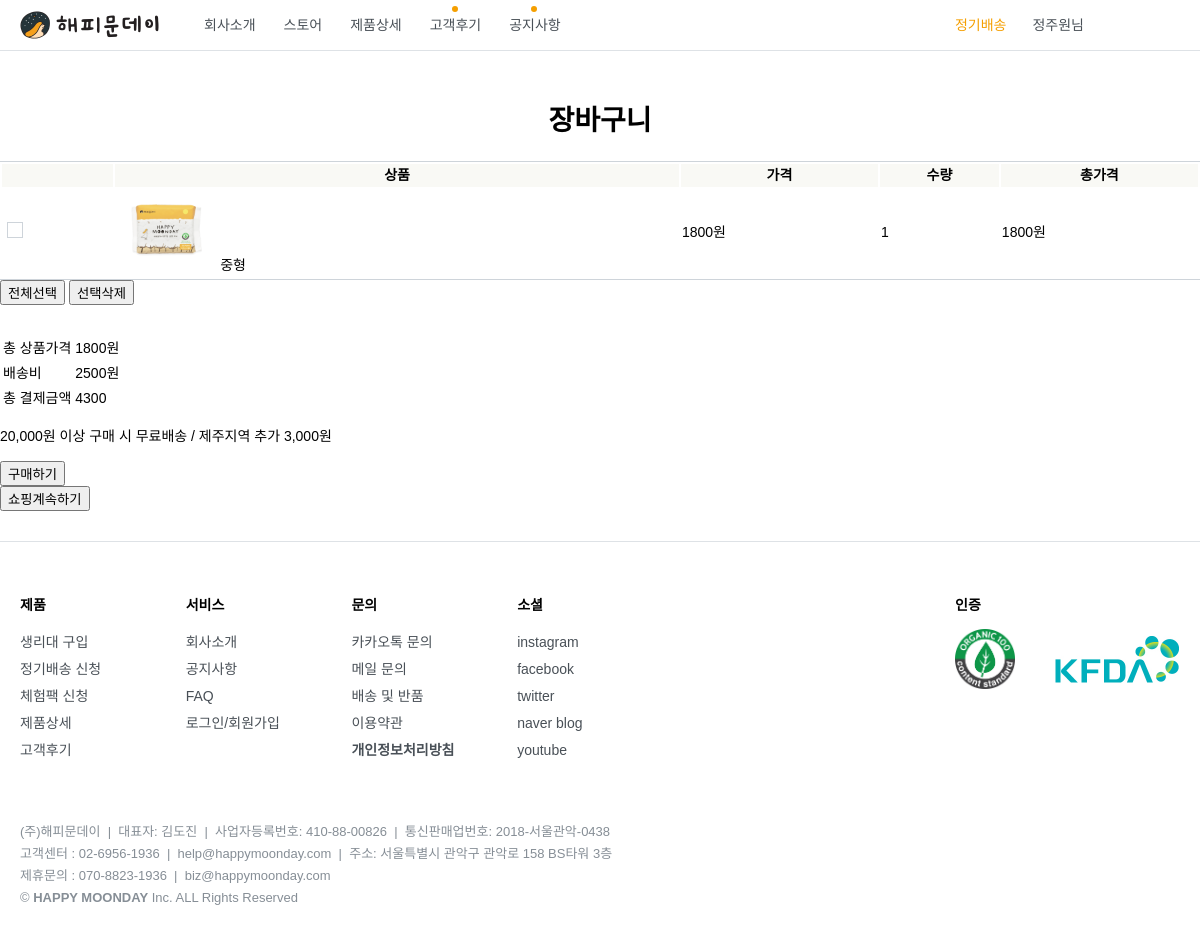
Before: /store/cart/ (signed in) with the older database file.
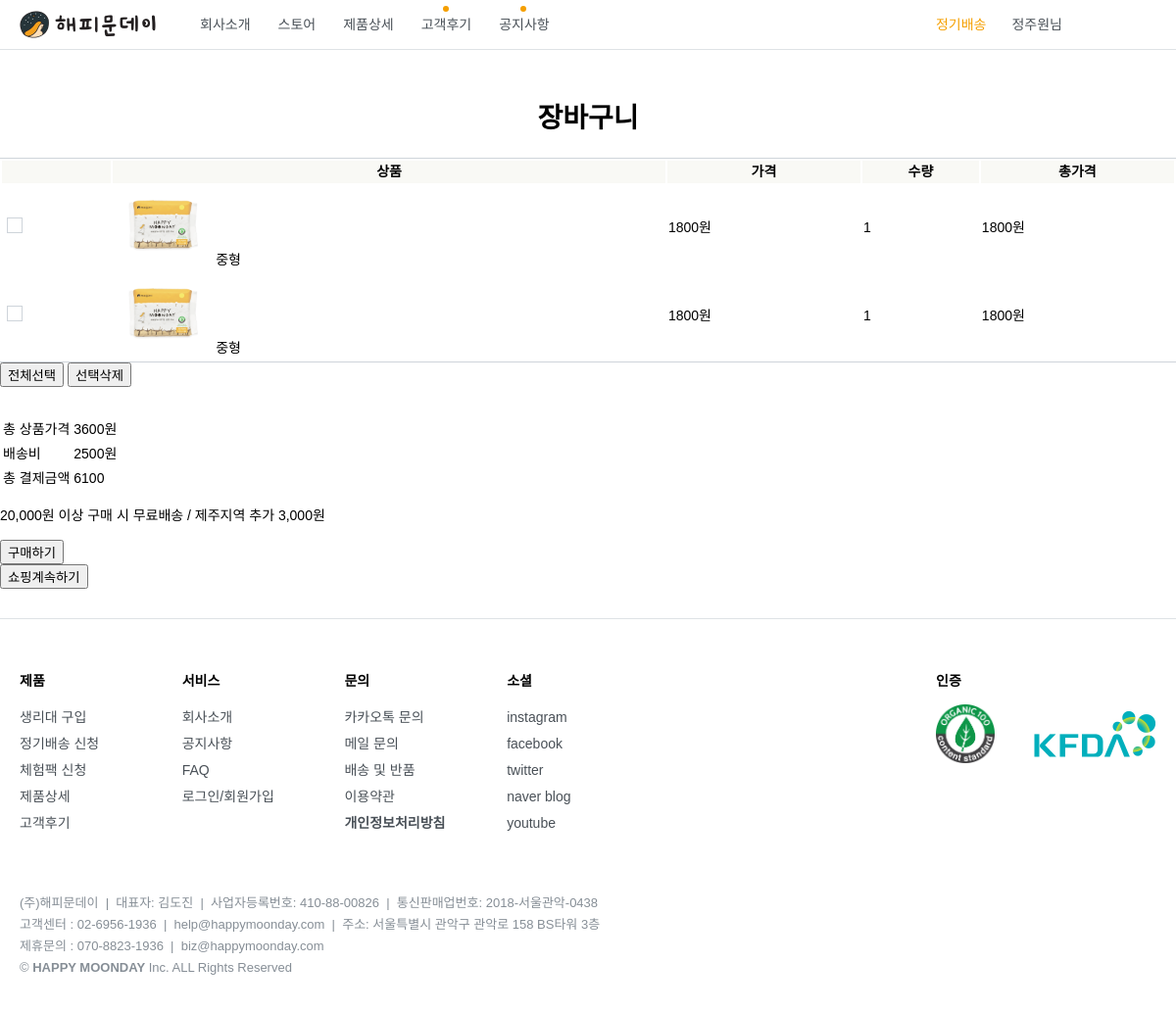
After: the same page with the newer database file.
### store/models.py (models this page shows, shortened)
class Cart_for_Pad(models.Model):
    user  = models.ForeignKey(settings.AUTH_USER_MODEL, on_delete=models.CASCADE)
    product = models.ForeignKey(Product, on_delete=models.CASCADE)
    order = models.IntegerField()
    total_price = models.IntegerField()

class Product(models.Model):
    img_front = models.ImageField(upload_to = 'store/', blank=True)
    img_back = models.ImageField(upload_to = 'store/', blank=True)
    img_inner = models.ImageField(upload_to = 'store/', blank=True)
    img_side = models.ImageField(upload_to = 'store/', blank=True)
    name = models.CharField(max_length=20)
    price = models.IntegerField()
    detail = models.TextField()
    volume = models.IntegerField()
    size = models.IntegerField()
    manufac_date = models.CharField(max_length=30)
    useby_date = models.CharField(max_length=30)
    quantity = models.IntegerField()
    ingre = models.TextField()

### cart/views.py (the view)
# urls.py: path('', views.cart, name='cart'),
def cart(request):
    if (request.method == 'POST') and (request.POST.get('post_type') == 'order'):
        if request.user.is_authenticated:
            return redirect(reverse("cart:payment"))
        else:
            return redirect(reverse("accounts:login"))
    cart_products = Cart_for_Pad.objects.filter(user=request.user)
    ulti_total_price= 0
    for item in cart_products:
        ulti_total_price += item.total_price
    if ulti_total_price<20000:
        shipping_charge = 2500
    else:
        shipping_charge = 0
    amount = (ulti_total_price + shipping_charge)
    ctx = {
        'cart_products': cart_products,
        'ulti_total_price': ulti_total_price,
        'shipping_charge': shipping_charge,
        'amount': amount,
    }
    return render(request, "cart.html", ctx)

### cart/templates/cart.html (shortened to what this page needs)
{% extends 'base.html'%}
{% block css%}
  <link rel="stylesheet" href="/static/css/login/default.css">
  <link rel="stylesheet" href="/static/css/cart/cart_temp.css">
{% endblock%}
{% block main %}
<div id="main">
    <h1>장바구니</h1>
    <div class="carttable_container">
        <table class="carttable"style="width:100%">
                <tr>
                    <th> </th>
                    <th>상품</th>
                    <th>가격</th>
                    <th>수량</th>
                    <th>총가격</th>
                </tr>
                {%if cart_products %}
                    {% for cart_product in cart_products %}
                    <tr>
                        <td><input type="checkbox" name="" value=""></td>
                        <td><img src="{{ cart_product.product.img_front.url }}" width=100px> {{ cart_product.product.name }}</td>
                        <td>{{ cart_product.product.price }}원</td>
                        <td>{{ cart_product.order }}</td>
                        <td>{{ cart_product.total_price }}원</td>
                    </tr>
                    {% endfor %}
                {% else %}
                    <tr>
                        <td>장바구니가 비었습니다.</td>
                    </tr>
                {% endif %}
        </table>
        <form action="" method="">
            <button type="submit">전체선택</button>
            <button type="submit">선택삭제</button>
        </form>
    </div>
    <div class="order_container">
        <table class="total_price">
            <tbody>
                <tr><td>총 상품가격</td><td>{{ ulti_total_price }}원</td></tr>
                <tr><td>배송비</td><td>{{ shipping_charge }}원</td></tr>
                <tr><td>총 결제금액</td><td>{{ amount }}</td></tr>
            </tbody>
        </table>
        <p>20,000원 이상 구매 시 무료배송 / 제주지역 추가 3,000원</p>
        <form action="" method="post">
            <button type="submit" class="">구매하기</button>
        </form>
        <a href="{% url "store_pad:pad_list" %}"><button>쇼핑계속하기</button></a>
    </div>
</div>
{%  endblock %}

Changed rows visible on the page:
added Cart_for_Pad: product.img_front (picture), product.name "중형", product.price "1800", order "1", total_price "1800"
Other visible differences:
{{ ulti_total_price }}: "1800" → "3600"
{{ amount }}: "4300" → "6100"
